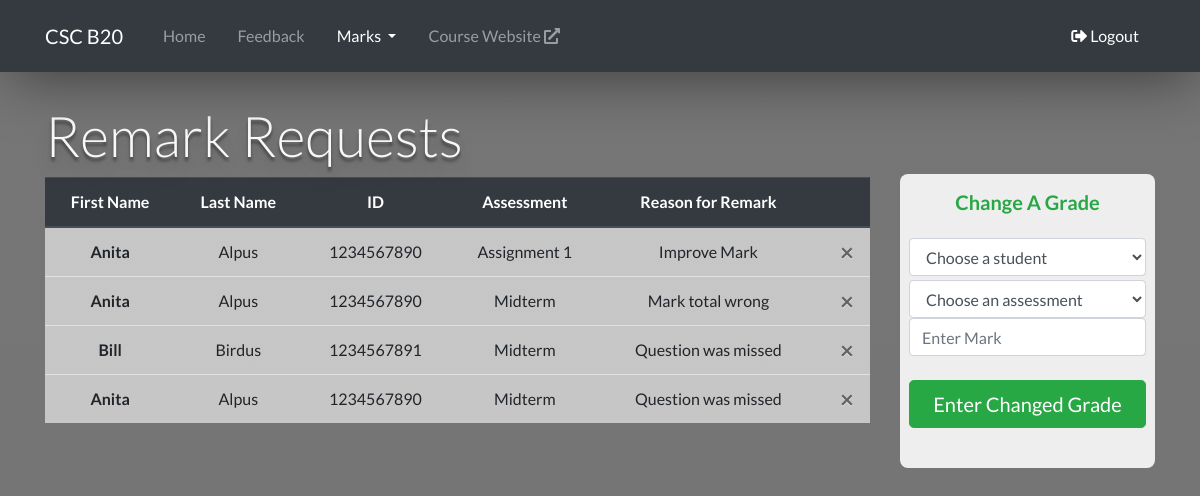
Screenshot of /remarks with the database file from the repository.
### tables this page shows
CREATE TABLE "remarkRequest" (
	"fName"	TEXT,
	"lName"	TEXT,
	"ID"	INTEGER,
	"testtype"	NUMERIC,
	"reason"	TEXT,
	"feedbackID"	INTEGER NOT NULL PRIMARY KEY AUTOINCREMENT
);

### app.py (the view, shortened to what this page needs)
@app.route('/remarks', methods=['POST','GET'])
def remarkrequests():
    g.db=sqlite3.connect('assignment3.db')
    db=get_db()
    db.row_factory = make_dicts
    remarks = []
    studentids= []
    for remark in query_db('select * from remarkRequest',args=(),one=False):
        remarks.append(remark)
    for id in query_db('select ID from marks',args=(),one=False):
        studentids.append(id)
    db.close()
    return render_template('instructRemark.html',remark=remarks,studentid=studentids)

### app.py (called while the page is built)
def get_db():
    db = getattr(g, '_database', None)
    if db is None:
        db = g._database = sqlite3.connect(DATABASE)
    return db

def make_dicts(cursor, row):
    return dict((cursor.description[idx][0], value)
                for idx, value in enumerate(row))

def query_db(query, args=(), one=False):
    cur = get_db().execute(query, args)
    rv = cur.fetchall()
    cur.close()
    return (rv[0] if rv else None) if one else rv

@app.teardown_appcontext
def close_connection(exception):
    db = getattr(g, '_database', None)
    if db is not None:
        db.close()

### templates/instructRemark.html (shortened to what this page needs)
<!DOCTYPE html>
<html>
<head>
	<link rel="stylesheet" href="https://stackpath.bootstrapcdn.com/bootstrap/4.5.2/css/bootstrap.min.css"
>
	<link rel="stylesheet" href="https://use.fontawesome.com/releases/v5.11.2/css/all.css">
	<link rel="stylesheet" href="{{url_for('static', filename='styles/instructRemark.css')}}">
</head>
<body>
	<nav class="navbar navbar-expand-lg navbar-dark bg-dark fixed-top" id="nav-shadow">
		<div class="container">
			<a class="navbar-brand">CSC B20</a>
			<div class="collapse navbar-collapse" id="navbarText">
				<ul class="navbar-nav mr-auto">
					<li class="nav-item ml-3">
						<a class="nav-link" href="/welcome">Home</a>
					</li>
					<li class="nav-item ml-3">
						<a class="nav-link" href="/feedback">Feedback</a>
					</li>
					<li class="nav-item active dropdown ml-3">
						<a class="nav-link dropdown-toggle" href="#" id="navbarDropdown" role="button"
							data-toggle="dropdown" aria-haspopup="true" aria-expanded="false">
							Marks
						</a>
					</li>
					<li class="nav-item ml-3">
						<a class="nav-link" href="/index.html" target="_blank">Course Website <i
								class="fas fa-external-link-alt"></i></a>
					</li>
				</ul>
				<span class="navbar-text">
					<a class="nav-link" href="/logout"><i class="fas fa-sign-out-alt"></i> Logout</a>
				</span>
			</div>
		</div>
	</nav>
	<div class="container">
		<div class="row">
			<div class="col-lg-9">
				<h1 class="display-4 text-center text-lg-left text-light"> Remark Requests </h1>
				<table class="table text-center">
					<thead class="thead-dark">
						<tr>
							<th scope="col">First Name</th>
							<th scope="col">Last Name</th>
							<th scope="col">ID</th>
							<th scope="col">Assessment</th>
							<th scope="col">Reason for Remark</th>
							<th scope="col">  </th>
						</tr>
					</thead>
					<tbody>
						{% for item in remark %}
						<tr>
							<th scope="row">{{item['fName']}}</th>
							<td>{{item['lName']}}</td>
							<td>{{item['ID']}}</td>
							<td>{{item['testtype']}}</td>
							<td>{{item['reason']}}</td>
							<td>
								<form action="{{url_for('delete_request')}}" method="POST" class="mt-0">
									<button type="submit" class="close pr-1" aria-label="Close">
										<span aria-hidden="true">&times;</span>
									</button>
								</form>
							</td>
						</tr>
						{% endfor %}
					</tbody>
				</table>
			</div>
			<div class="col-lg-3">
				<form class="p-2" method="post" id="regrade">
					<h5 class="font-weight-bold text-center pt-2 text-success">Change A Grade</h5>
					<div class="form-group row p-3">
						<select name="studentid" class="form-control mb-1" required>
							<option value="" disabled selected hidden>Choose a student</option>
						</select>
						<select name="assessment" class="form-control" required>
							<option value="" disabled selected hidden>Choose an assessment</option>
						</select>
						<input type="number" id="mark" name="mark" class="form-control" placeholder="Enter Mark" required>
						<button class="btn btn-lg btn-success btn-block mt-4" type="submit">Enter Changed Grade</button>
					</div>
				  </form>
			</div>
		</div>
	</div>
</body>
</html>

### static/styles/instructRemark.css (style rules this page uses)
body { background: linear-gradient(rgba(26, 26, 26, 0.6),rgba(24, 24, 24, 0.6)),url("https://images.unsplash.com/photo-1517673132405-a56a62b18caf?ixlib=rb-1.2.1&ixid=eyJhcHBfaWQiOjEyMDd9&auto=format&fit=crop&w=1356&q=80"); height: 100vh; background-size: cover; background-position: center; font-family: 'Lato', sans-serif; margin-top: 70px; }
#nav-shadow { -webkit-box-shadow: 3px 9px 61px -8px rgba(0, 0, 0, 0.589); -moz-box-shadow: 3px 9px 61px -8px rgba(0, 0, 0, 0.555); box-shadow: 3px 9px 61px -8px rgba(0, 0, 0, 0.562); }
.table { background: rgba(238, 238, 238, 0.678); }
h1 { padding-top: 4vh; text-shadow: 0px 4px 3px rgba(0,0,0,0.4), 0px 8px 13px rgba(0,0,0,0.1), 0px 18px 23px rgba(0,0,0,0.1); }
form { background: rgba(255, 255, 255, 0.877); margin-top: 13vh; border-radius: 8px; }

### rows the page displays
remarkRequest: fName "Anita", lName "Alpus", ID "1234567890", testtype "Assignment 1", reason "Improve Mark"
remarkRequest: fName "Anita", lName "Alpus", ID "1234567890", testtype "Midterm", reason "Mark total wrong"
remarkRequest: fName "Bill", lName "Birdus", ID "1234567891", testtype "Midterm", reason "Question was missed"
remarkRequest: fName "Anita", lName "Alpus", ID "1234567890", testtype "Midterm", reason "Question was missed"
